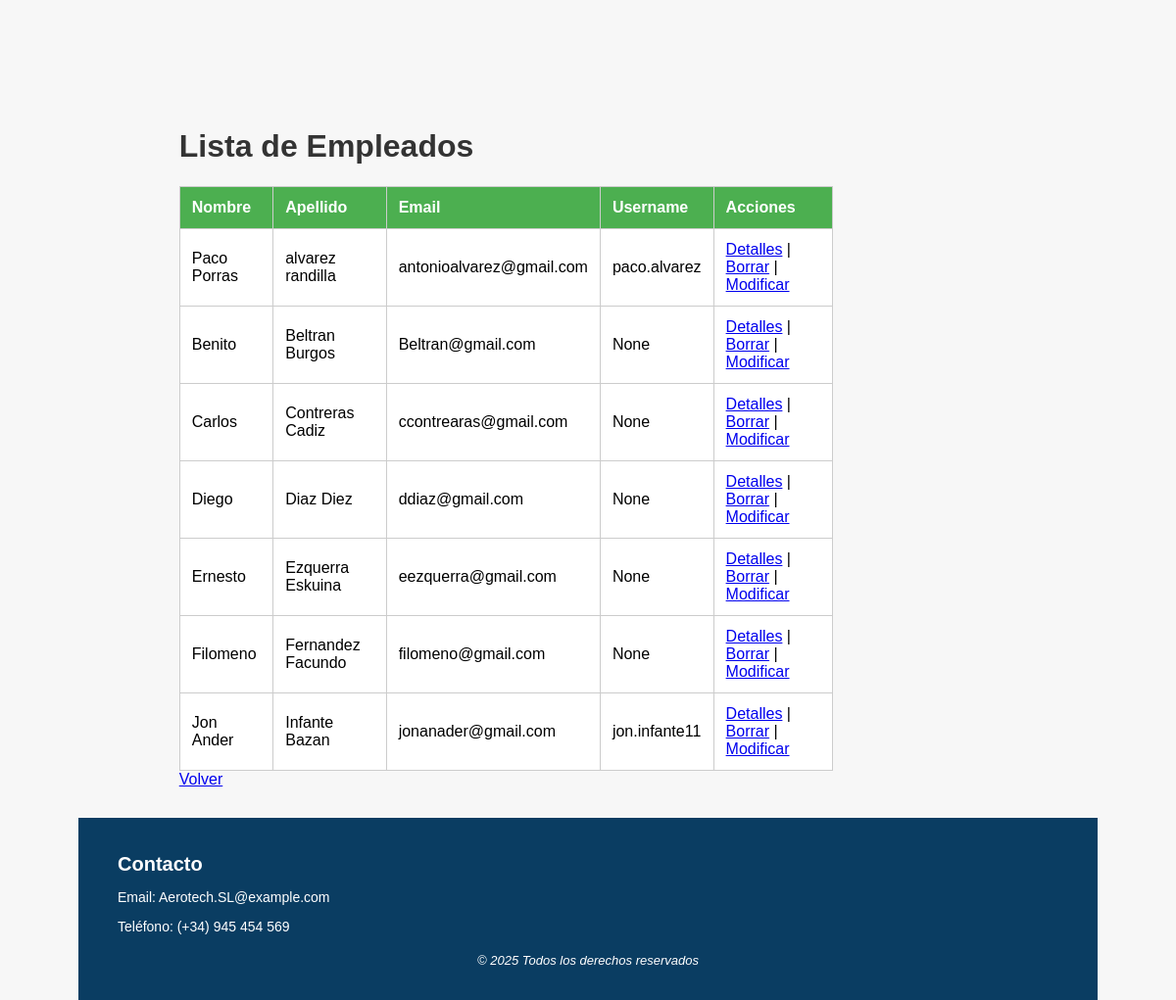
The page /Aerotech/lista_empleado/ on the database its author committed.
### Aerotech/models.py (models this page shows, shortened)
class Empleado(models.Model):
    dni = models.CharField(max_length=9, unique=True)
    nombre = models.CharField(max_length=100)
    apellidos = models.CharField(max_length=150)
    email = models.EmailField()
    telefono = models.CharField(max_length=15)
    username = models.CharField(max_length=150, unique=True, null=True, blank=True)

### Aerotech/views.py (the view)
# urls.py: path('lista_empleado/', views.ListaEmpleados.as_view(), name='lista-empleados'),
class ListaEmpleados(ListView):
    model = Empleado
    template_name = 'lista_empleados.html'
    context_object_name = 'empleados'

### templates/lista_empleados.html (shortened to what this page needs)
{% extends 'base.html' %}
{% block content %}
<h1>Lista de Empleados</h1>
<table>
    <thead>
        <tr>
            <th>Nombre</th>
            <th>Apellido</th>
            <th>Email</th>
            <th>Username</th>
            <th>Acciones</th>
        </tr>
    </thead>
    <tbody>
        {% for empleado in empleados %}
        <tr>
            <td>{{ empleado.nombre }}</td>
            <td>{{ empleado.apellidos }}</td>
            <td>{{ empleado.email }}</td>
            <td>{{ empleado.username }}</td>
            <td>
                <a href="{% url 'detalles-empleado' empleado.id %}">Detalles</a> |
                <a href="{% url 'eliminar-empleado' empleado.id %}">Borrar</a> |
                <a href="{% url 'modificar-empleado' empleado.id %}">Modificar</a>
            </td>
        </tr>
        {% empty %}
        <tr>
            <td colspan="4">No hay empleados disponibles.</td>
        </tr>
        {% endfor %}
    </tbody>
</table>
<a href="{% url 'home' %}">Volver</a>
{% endblock %}

### static/css/estilos.css (style rules this page uses)
html, body { height: 100%; margin: 0; padding: 0; display: flex; flex-direction: column; font-family: Arial, sans-serif; margin: 40px; background-color: #f7f7f7; }
h1 { color: #333; }
table { width: 80%; margin-top: 20px; border-collapse: collapse; background-color: white; }
th, td { border: 1px solid #ccc; padding: 12px; text-align: left; }
th { background-color: #4CAF50; color: white; }

### rows shown on the page
Empleado: nombre "Paco Porras", apellidos "alvarez randilla", email "antonioalvarez@gmail.com", username "paco.alvarez"
Empleado: nombre "Benito", apellidos "Beltran Burgos", email "Beltran@gmail.com", username "None"
Empleado: nombre "Carlos", apellidos "Contreras Cadiz", email "ccontrearas@gmail.com", username "None"
Empleado: nombre "Diego", apellidos "Diaz Diez", email "ddiaz@gmail.com", username "None"
Empleado: nombre "Ernesto", apellidos "Ezquerra Eskuina", email "eezquerra@gmail.com", username "None"
Empleado: nombre "Filomeno", apellidos "Fernandez Facundo", email "filomeno@gmail.com", username "None"
Empleado: nombre "Jon Ander", apellidos "Infante Bazan", email "jonanader@gmail.com", username "jon.infante11"
